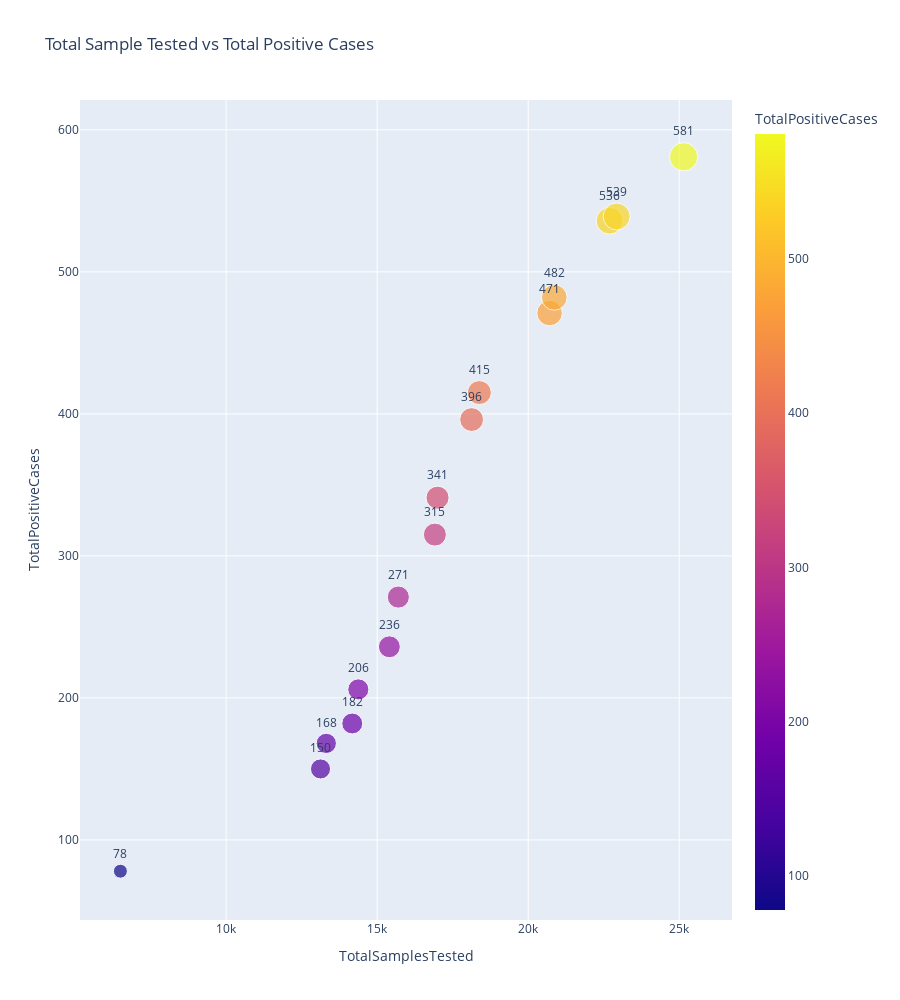

The code cell stored with this chart in its notebook:
### Code cell
fig = px.scatter(temp_f.sort_values('TotalSamplesTested', ascending=True).iloc[:, :],
                 x='TotalSamplesTested', y='TotalPositiveCases', color='TotalPositiveCases', size='TotalIndividualsTested', height=1000,
                 text='TotalPositiveCases', #log_x=True, log_y=True, 
                 title='Total Sample Tested vs Total Positive Cases')
fig.update_traces(textposition='top center')
fig.update_layout(showlegend=False)
fig.show()

### Figure 1 — Plotly figure (JSON) as saved in the notebook; plotly's stock layout.template omitted (floating-point values rounded to 4 significant figures)
{"data": [{"hovertemplate": "TotalSamplesTested=%{x}<br>TotalPositiveCases=%{marker.color}<br>TotalIndividualsTested=%{marker.size}<extra></extra>", "legendgroup": "", "marker": {"color": [78, 150, 168, 182, 206, 236, 271, 315, 341, 396, 415, 471, 482, 536, 539, 581], "coloraxis": "coloraxis", "size": [5900, 12235, 12426, 13285, 13486, 14514, 14811, 16021, 16109, 17237, 17493, 19817, 19974, 21804, 22038, 24254], "sizemode": "area", "sizeref": 60.63, "symbol": "circle"}, "mode": "markers+text", "name": "", "showlegend": false, "text": [78, 150, 168, 182, 206, 236, 271, 315, 341, 396, 415, 471, 482, 536, 539, 581], "textposition": "top center", "type": "scatter", "x": [6500, 13125, 13316, 14175, 14376, 15404, 15701, 16911, 16999, 18127, 18383, 20707, 20864, 22694, 22928, 25144], "xaxis": "x", "y": [78, 150, 168, 182, 206, 236, 271, 315, 341, 396, 415, 471, 482, 536, 539, 581], "yaxis": "y"}], "layout": {"coloraxis": {"colorbar": {"title": {"text": "TotalPositiveCases"}}, "colorscale": [[0, "#0d0887"], [0.1111, "#46039f"], [0.2222, "#7201a8"], [0.3333, "#9c179e"], [0.4444, "#bd3786"], [0.5556, "#d8576b"], [0.6667, "#ed7953"], [0.7778, "#fb9f3a"], [0.8889, "#fdca26"], [1, "#f0f921"]]}, "height": 1000, "legend": {"itemsizing": "constant", "tracegroupgap": 0}, "showlegend": false, "title": {"text": "Total Sample Tested vs Total Positive Cases"}, "xaxis": {"anchor": "y", "domain": [0, 1], "title": {"text": "TotalSamplesTested"}}, "yaxis": {"anchor": "x", "domain": [0, 1], "title": {"text": "TotalPositiveCases"}}}}
